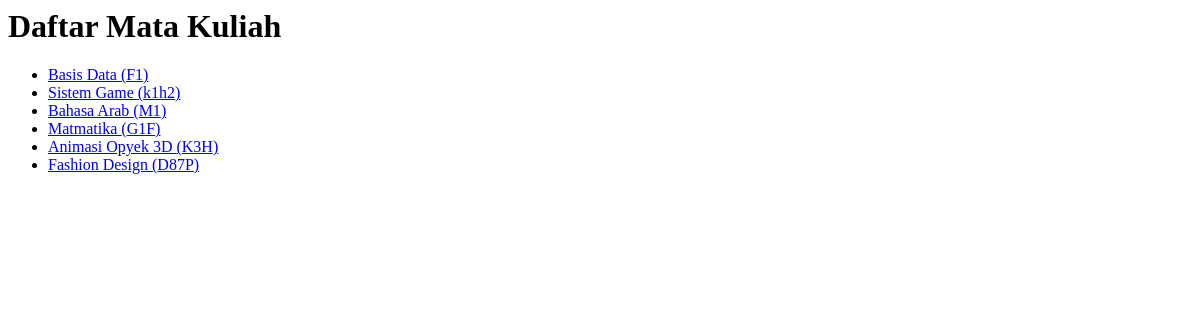
The app's page /matakuliah/, older data.
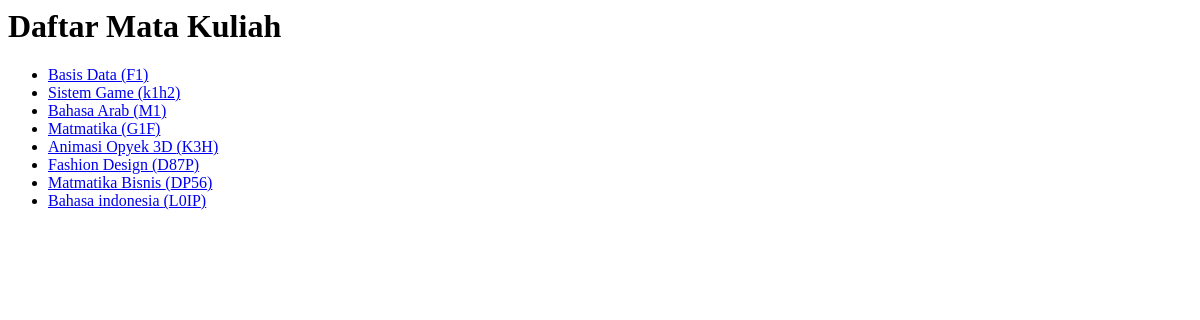
The same page, newer data.
### akademik/models.py (models this page shows, shortened)
class MataKuliah(models.Model):
    kode_mk = models.CharField(max_length=10, unique=True)
    nama_mk = models.CharField(max_length=100)
    sks = models.IntegerField()
    dosen = models.CharField(max_length=100)

### akademik/views.py (the view)
# urls.py: path('matakuliah/', MataKuliahListView.as_view(), name='matakuliah-list'),
class MataKuliahListView(ListView):
    model = MataKuliah
    template_name = "akademik/matakuliah_list.html"

### akademik/templates/akademik/matakuliah_list.html
<h1>Daftar Mata Kuliah</h1>
<ul>
    {% for mk in object_list %}
        <li>
            <a href="{% url 'matakuliah-detail' mk.pk %}">
                {{ mk.nama_mk }} ({{ mk.kode_mk }})
            </a>
        </li>
    {% endfor %}
</ul>

Row changes from the older to the newer data that the page shows:
added MataKuliah: nama_mk "Matmatika Bisnis", kode_mk "DP56"
added MataKuliah: nama_mk "Bahasa indonesia", kode_mk "L0IP"
